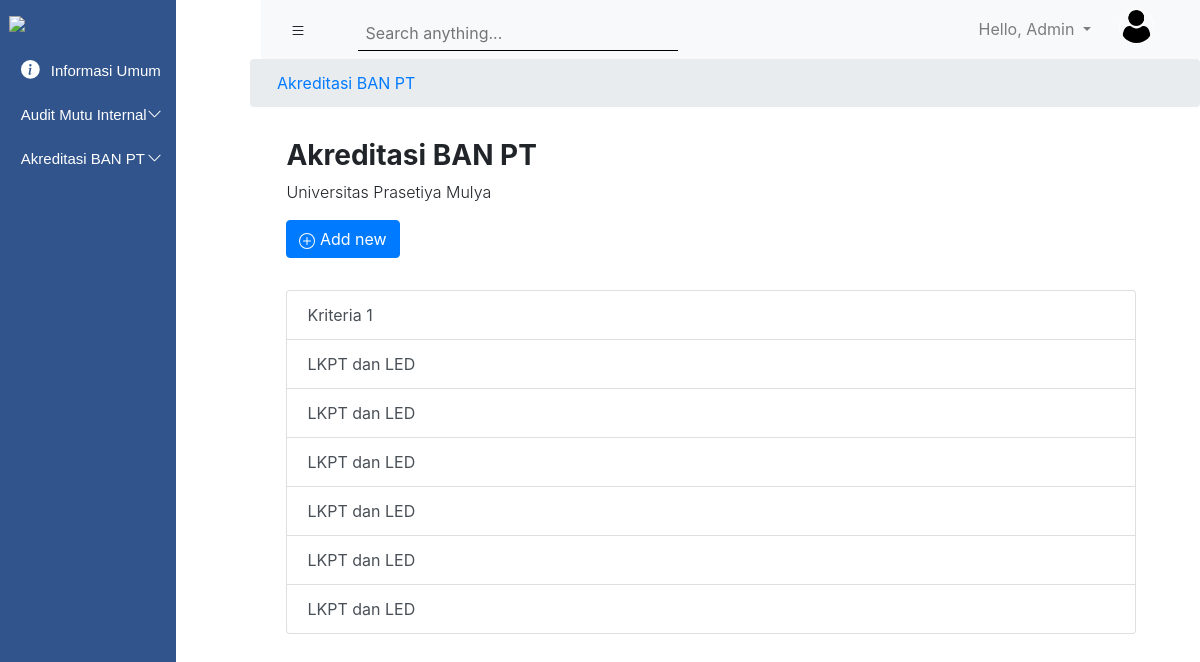
The page /abptumum/ (signed in) on the database its author committed.
### Accounts/models.py (models this page shows)
class User(AbstractUser):
    prodi = models.ForeignKey(ProgramStudi, models.SET_NULL, blank=True, null=True, default=None)
    role_list = (
        ('Admin', 'Admin'),
        ('Faculty Member', 'Faculty Member'),
        ('Professional Staf', 'Professional Staf')
    )
    roles = models.CharField(choices=role_list, max_length=40)
    profile_picture = models.ImageField(null=True, blank=True)
    objects = UserManager

### upmsite/models.py (models this page shows)
class Folder(models.Model):
    listKategori = (
        ('AMI', 'AMI'),
        ('ABPT', 'ABPT'),
        ('Informasi Umum', 'Informasi Umum'),
    )
    nama_folder = models.CharField(default='', max_length=256)
    nama_prodi = models.ForeignKey(ProgramStudi, on_delete=models.CASCADE, blank = True, null = True)
    kategori = models.CharField(max_length=50, choices=listKategori)
    public_status = models.BooleanField(default = True)
    isAllowNewFolder = models.BooleanField(default = True)
    isAllowNewFile = models.BooleanField(default = True)
    def __str__(self):
        return '{} ({})'.format(self.nama_folder, self.nama_prodi)

### upmsite/views.py (the view)
# urls.py: path('abptumum/', views_upmsite.ABPTUmum, name="ABPT_Umum"),
def ABPTUmum(request):
    roles = request.user.roles
    prodi = request.user.prodi
    semua_prodi = models_account.ProgramStudi.objects.all()
    abptUmum = models.Folder.objects.filter(kategori='ABPT')
    print(abptUmum)
    context = {
        'abptUmum': abptUmum,
        'roles': roles,
        'prodi': prodi,
        'semua_prodi': semua_prodi,
    }
    return render(request, 'BANPT/BANPTumum.html', context)

### Accounts/models.py (called while the page is built)
    def __str__(self):
        return self.nama_prodi

### Templates/BANPT/BANPTumum.html (shortened to what this page needs)
{% extends 'main.html' %}
{% block content %}
<section>
  <nav aria-label="breadcrumb">
      <ol class="breadcrumb">
        <li class="breadcrumb-item"><a href="{% url 'ABPT_Umum' %}">Akreditasi BAN PT</a></li>
      </ol>
  </nav>
</section>
  <section class="page-title" style="margin-left: 17.9rem; ">
      <h3 class="font-weight-bold">Akreditasi BAN PT</h3>
      <p class="font-weight-light">Universitas Prasetiya Mulya</p>
      {% if roles == 'Admin' %}
        <a class="btn btn-primary">
            Add new
        </a>
      {% endif %}
  </section>
  <section class="page-title" style="margin-left: 17.9rem; margin-right: 4rem;">
    <div class="list-group">
      {%for item in abptUmum%}
        <a type="button" class="list-group-item list-group-item-action button" href="{% url 'sub_ABPT_Umum' item.id %}">
          {{item.nama_folder}}
        </a>
      {%endfor%}
    </div>
  </section>
{% endblock %}

### Templates/main.html (shortened to what this page needs)
{% load static %}
<!DOCTYPE html>
<html lang="en">
<head>
    <link rel="stylesheet" href="https://stackpath.bootstrapcdn.com/bootstrap/4.5.2/css/bootstrap.min.css">
    <link rel="stylesheet" href="{% static 'css/main.css'%}">
</head>
<body>
    <section class="left_navigation" id="leftSidebar">
        <img src="https://lms.prasetiyamulya.ac.id/pluginfile.php/1/core_admin/logo/0x200/1601623298/logo_upm_putih.png" class="prasmul_logo pt-3">
        <div class="accordion navigation_menu pt-3" id="accordionExample">
          <div class="card card1">
            <div class="card-head card1-2" id="headingOne">
                <a class="btn btn-link btn-block text-left button1" type="button" href="{% url 'Informasi_Umum' %}">
                  <div class="button-content">
                      Informasi Umum
                  </div>
                </a>
            </div>
          </div>
            <div class="card card1">
              <div class="card-head card1-2" id="headingTwo">
                <h2 class="mb-0">
                  <button class="btn btn-link btn-block text-left collapsed button1" id="buttonTest" type="button" data-toggle="collapse" data-target="#collapseTwo" aria-expanded="false" aria-controls="collapseTwo">
                    <div class="button-content-2">
                        <div>Audit Mutu Internal</div>
                        <div class="caret">
                          <svg width="1em" height="1em" viewBox="0 0 16 16" class="bi bi-chevron-up" fill="currentColor" xmlns="http://www.w3.org/2000/svg">
                            <path fill-rule="evenodd" d="M7.646 4.646a.5.5 0 0 1 .708 0l6 6a.5.5 0 0 1-.708.708L8 5.707l-5.646 5.647a.5.5 0 0 1-.708-.708l6-6z"/>
                          </svg>
                        </div>
                    </div>
                  </button>
                </h2>
              </div>
            </div>
            <div class="card card1">
              <div class="card-head card1-2" id="headingThree">
                <h2 class="mb-0">
                  <button class="btn btn-link btn-block text-left collapsed button1" id="buttonTest" type="button" data-toggle="collapse" data-target="#collapseThree" aria-expanded="false" aria-controls="collapseThree">
                    <div class="button-content-2">
                      <div>Akreditasi BAN PT</div>
                      <div class="caret">
                        <svg width="1em" height="1em" viewBox="0 0 16 16" class="bi bi-chevron-up" fill="currentColor" xmlns="http://www.w3.org/2000/svg">
                          <path fill-rule="evenodd" d="M7.646 4.646a.5.5 0 0 1 .708 0l6 6a.5.5 0 0 1-.708.708L8 5.707l-5.646 5.647a.5.5 0 0 1-.708-.708l6-6z"/>
                        </svg>
                      </div>
                  </div>
                  </button>
                </h2>
              </div>
            </div>
        </div>
    </section>
    <section id="rightScreen">
        <nav class="navbar navbar-expand-lg navbar-light bg-light top-bar">
          <div class="right-menu">
            <button class="btn" id="sidebarCollapse">
            </button>
            <div class="search1 ml-4">
              <input class="input-sm border-0 p-2 col-md-11 input_search1" id="searchbox" type="text" placeholder="Search anything...">
            </div>
          </div>
          <div class="profile-area">
            <ul class="navbar-nav ml-auto">
              <li class="nav-item dropdown">
                <a class="nav-link dropdown-toggle user-dropdown" href="#" id="navbarDropdown" role="button" data-toggle="dropdown" aria-haspopup="true" aria-expanded="false">
                  Hello, {{user.first_name}}
                </a>
              </li>
            </ul>
            <div id="container">
              <div class="avatar">
                {% if request.user.profile_picture %}
                  <img src="{{request.user.profile_picture.url}}" alt="">
                {% else %}
                  <img src="{% static 'media/user.png' %}" alt="">
                {% endif %}
              </div>
            </div>
          </div>
        </nav>
    {% block content %}
    {% endblock %}
</body>
</html>

### static/css/main.css (style rules this page uses)
.prasmul_logo { display: block; margin-left: auto; margin-right: auto; width: 90%; }
.card1 { font-family: 'Montserrat', sans-serif; font-size: 15px; background: transparent; background-color: transparent; color: white; border-color: transparent; margin-left: -10px; }
.card1-2 { background: transparent; background-color: transparent; border-color: transparent; padding-top: 0.15rem; padding-bottom: 0.15rem; text-decoration: none; }
.card-head { padding-top: .25rem; border-radius: none; border-bottom: -1px; }
.button1 { font-size: 15px; background-color: transparent; color: white; }
.button-content { margin-left: 1.05rem; }
.button-content-2 { margin-left: 1.05rem; display: flex; justify-content: space-between; }
.caret { -moz-transition: all 0.3s linear; -webkit-transition: all 0.3s linear; transition: all 0.3s linear; }
.collapsed .caret { -webkit-transform: rotate(180deg); transform: rotate(180deg); }
.dropdown-toggle:after { transition: 0.7s; }
.house_icon { margin-top: -5px; margin-right: 7px; }
.top-bar { display: flex; justify-content: space-between; }
.avatar { margin-right: 30px; margin-left: 20px; top: 5%; left: 10%; }
.avatar img { width: 35px; height: 35px; border-radius: 100%; border: 1px solid white; }
.profile-area { display: flex; }
.user-dropdown { text-decoration: none; }
.search1 { display: flex; align-items: center; justify-content: center; height: 100%; width: 350px; }
.input_search1 { vertical-align: middle; padding-top: 0.8rem !important; padding-bottom: 0.3rem !important; border-bottom: 1px solid #000 !important; background-color: #f8f9fa; }
@media (min-width:768px) { .left_navigation { max-width: 261px; height: 100vh; background-color: #31548C; position: fixed; transition: all 0.5s; } }
@media (min-width:768px) { #rightScreen { transition: all 0.5s; } }
@media (min-width:768px) { .breadcrumb { margin-left: 250px; } }
@media (min-width:768px) { ol.breadcrumb { padding-left: 27px; } }
@media (min-width:768px) { .page-title { margin-top: 2rem; margin-left: 17.5rem; margin-right: 4rem; } }
@media (min-width:768px) { .top-bar { margin-left: 261px; } }
.right-menu { display: flex; }

### rows shown on the page
User: first_name "Admin"
Folder: nama_folder "Kriteria 1"
Folder: nama_folder "LKPT dan LED"
Folder: nama_folder "LKPT dan LED"
Folder: nama_folder "LKPT dan LED"
Folder: nama_folder "LKPT dan LED"
Folder: nama_folder "LKPT dan LED"
Folder: nama_folder "LKPT dan LED"
